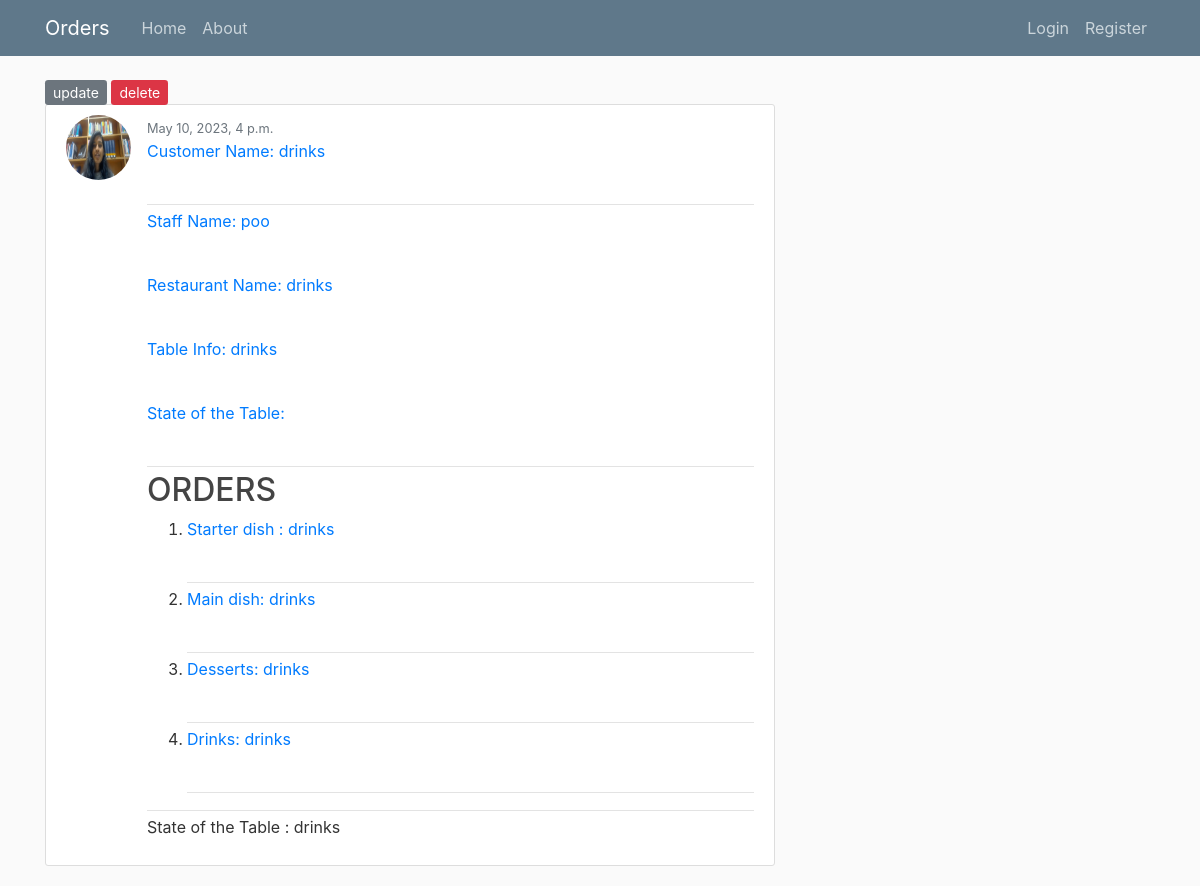
The page /Order/5/ on the database its author committed.
### orders/models.py (models this page shows, shortened)
class Order(models.Model):
    starter = models.TextField()
    main = models.TextField()
    desserts = models.TextField()
    drinks = models.TextField()
    TableInfo = models.TextField()
    CustName = models.TextField()
    RestName = models.TextField()
    bill = models.TextField()
    Table_state = models.TextField()
    dateTimeOrdered = models.DateTimeField(default=timezone.now)
    staff = models.ForeignKey(User, on_delete=models.CASCADE)

### staffs/models.py (models this page shows, shortened)
class Profile(models.Model):
    user = models.OneToOneField(User, on_delete=models.CASCADE)
    image = models.ImageField(default='default.jpg', upload_to ='profile_pics')
    phoneno = models.TextField()

### orders/views.py (the view)
# urls.py: path('Order/<int:pk>/',OrderDetailView.as_view(), name = 'orders-detail'),
class OrderDetailView(DetailView):
    model = Order

### orders/templates/orders/order_detail.html
{% extends "orders/base.html" %}
{% block content %}
<div>
    <div>
        <a class="btn-secondary btn-sm mt-1 mb-1" href="{%url 'orders-update' object.id %}"> update</a>
        <a class="btn-danger btn-sm mt-1 mb-1" href="{%url 'orders-delete' object.id%}"> delete</a>
    </div>
</div>
<article class="media content-section">
    <img class="rounded-circle article-img" src="{{ order.staff.profile.image.url }}">
    <div class="media-body">
        <div class="article-metadata">
            <small class="text-muted">{{ object.dateTimeOrdered }}</small>
            <a class="mr-2" href="{% url 'orders-detail' order.id%}">
                <p> Customer Name: {{ object.CustName}}</p>
            </a>
        </div>
        <a class="mr-2" href="#">
            <p> Staff Name: {{ object.staff}}</p>
        </a>
        <a class="mr-2" href="#">
            <p> Restaurant Name: {{ object.RestName}}</p>
        </a>
        <a class="mr-2" href="#">
            <p> Table Info: {{ object.TableInfo}}</p>
        </a>
        <div class="article-metadata">
            <a class="mr-2" href="#">
                <p> State of the Table: {{ object.Table_state}}</p>
            </a>
        </div>
        <div class="article-metadata">
            <h2>ORDERS</h2>
            <ol>
                <li>
                    <div class="article-metadata">
                        <a class="mr-2" href="#">
                            <p> Starter dish : {{ object.starter}}</p>
                        </a>
                    </div>
                </li>
                <li>
                    <div class="article-metadata">
                        <a class="mr-2" href="#">
                            <p> Main dish: {{ object.main}}</p>
                        </a>
                    </div>
                </li>
                <li>
                    <div class="article-metadata">
                        <a class="mr-2" href="#">
                            <p> Desserts: {{ object.desserts}}</p>
                        </a>
                    </div>
                </li>
                <li>
                    <div class="article-metadata">
                        <a class="mr-2" href="#">
                            <p> Drinks: {{ object.drinks}}</p>
                        </a>
                    </div>
                </li>
            </ol>
        </div>
        <p class="article-content">State of the Table : {{ object.bill }}</p>
    </div>
</article>
{% endblock %}

### orders/static/orders/main.css (style rules this page uses)
body { background: #fafafa; color: #333333; margin-top: 5rem; }
h1, h2, h3, h4, h5, h6 { color: #444444; }
.content-section { background: #ffffff; padding: 10px 20px; border: 1px solid #dddddd; border-radius: 3px; margin-bottom: 20px; }
.article-content { white-space: pre-line; }
.article-img { height: 65px; width: 65px; margin-right: 16px; }
.article-metadata { padding-bottom: 1px; margin-bottom: 4px; border-bottom: 1px solid #e3e3e3 }

### rows shown on the page
Order: staff.profile.image (picture), dateTimeOrdered "May 10, 2023, 4 p.m.", CustName "drinks", staff "poo", RestName "drinks", TableInfo "drinks", starter "drinks", main "drinks", desserts "drinks", drinks "drinks", bill "drinks"
